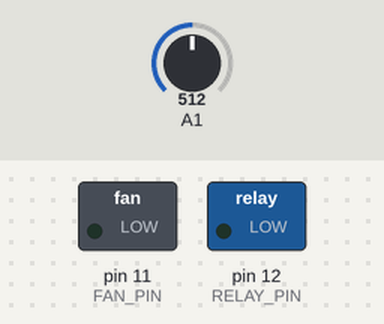
This sketch was run on a simulated Arduino Uno, built with avr-gcc and run on an emulated ATmega328P. Shown: switched loads named in the sketch (green lamp = pin HIGH). The inputs (shaded band) are chosen by the test bench; at power-on: A1 = 512.

Above: at 1.2 s.
1.3 s: A1 set to 677
3.8 s: A1 set to 699
At 4.9 s:
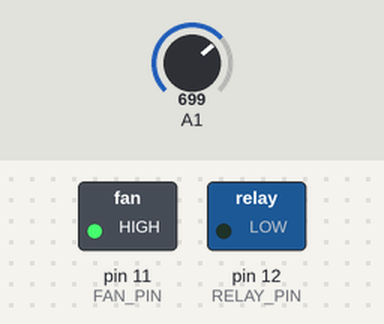
5.5 s: A1 set to 781
7.8 s: A1 set to 807
At 9.3 s:
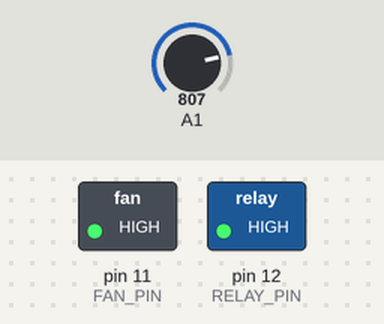
9.6 s: A1 set to 670
At 10.42 s:
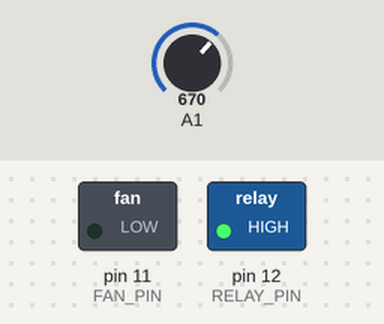
11.9 s: A1 set to 690
At 13.3 s:
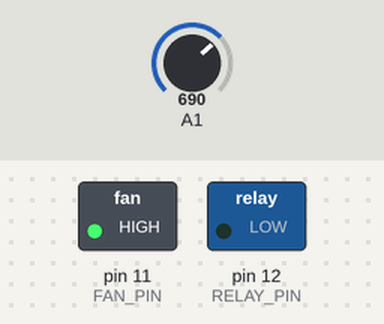
Timing chart, 0 to 14.7 s (numbered marks = the images above; inputs shaded):
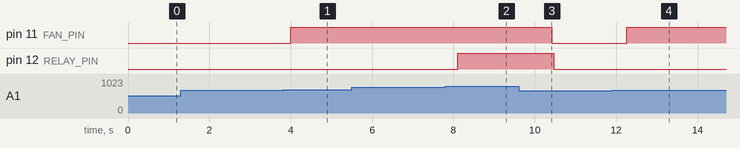

The sketch:

thermoControlAttiny13a.ino
```cpp
#define THERMISTOR_ADC_CHANNEL 1 // PB2, physical pin 7
#define RELAY_PIN PB4            // physical pin 3
#define FAN_PIN PB3              // physical pin 2

// Divider: +5V -> thermistor -> ADC(PB2) -> 9.88k -> GND
// ADC thresholds for thermistor resistance (Vref = VCC):
// R=4.4k -> ADC ~708
// R=2.0k -> ADC ~851
#define ADC_THRESHOLD_4400R 680
#define ADC_THRESHOLD_2000R 790
static inline uint16_t adc_read(void) {
  ADCSRA |= _BV(ADSC);
  while (ADCSRA & _BV(ADSC));
  return ADC;
}

void setup(void) {
  DDRB = _BV(RELAY_PIN) | _BV(FAN_PIN);
  PORTB = 0;

  ADMUX = THERMISTOR_ADC_CHANNEL;      // Vref = VCC, ADC1 (PB2)
  ADCSRA = _BV(ADEN) | _BV(ADPS2) | _BV(ADPS1); // ADC on, clk/64
}

void loop(void) {
  static uint16_t filteredAdc = 0;
  static bool relayOn = false;

  uint16_t adc = adc_read();
  if (filteredAdc == 0) {
	filteredAdc = adc;
  } else {
	filteredAdc = (filteredAdc * 7u + adc) / 8u;
  }

  // Relay hysteresis:
  // ON when R < 2k (ADC > 851)
  // OFF when R > 4.4k (ADC < 708)
  if (relayOn) {
	if (filteredAdc < ADC_THRESHOLD_4400R) {
	  relayOn = false;
	}
  } else {
	if (filteredAdc > ADC_THRESHOLD_2000R) {
	  relayOn = true;
	}
  }

  // Fan control:
  // ON when R < 4.4k (ADC > 708), OFF otherwise
  bool fanOn = filteredAdc > ADC_THRESHOLD_4400R;

  if (relayOn) PORTB |= _BV(RELAY_PIN);
  else PORTB &= ~_BV(RELAY_PIN);

  if (fanOn) PORTB |= _BV(FAN_PIN);
  else PORTB &= ~_BV(FAN_PIN);

  delay(50);
}
```

Measured:
- the behaviour switches between 687 and 688 on A1 (found by bisection; images 0 and 1)
- the behaviour switches between 797 and 798 on A1 (found by bisection; images 1 and 2)
- after the input at 1.3 s, every drawn part: stays the same
- after the input at 3.8 s, pin 11 (FAN_PIN): LOW → HIGH after 0.21 s
- after the input at 5.5 s, every drawn part: stays the same
- after the input at 7.8 s, pin 12 (RELAY_PIN): LOW → HIGH after 0.31 s
- after the input at 9.6 s, pin 11 (FAN_PIN): HIGH → LOW after 0.81 s; pin 12 (RELAY_PIN): HIGH → LOW after 0.86 s
- after the input at 11.9 s, pin 11 (FAN_PIN): LOW → HIGH after 0.37 s
